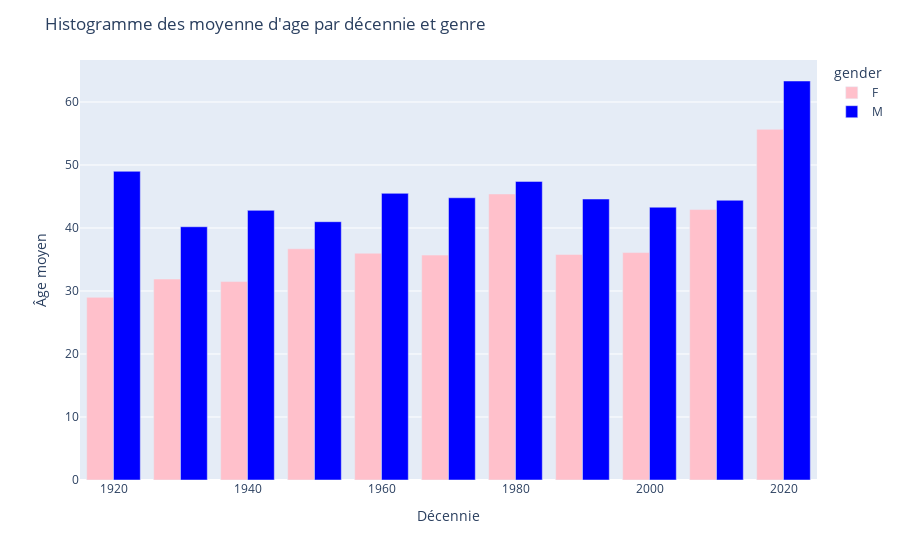

The notebook cell saved with this chart:
### Code cell
import pandas as pd
import plotly.express as px
import numpy as np


# 1. Créer une nouvelle colonne pour représenter la décennie
df['decade'] = (df['year'] // 10) * 10

# 2. Calculer l'âge moyen par décennie et par genre
mean_age_by_decade_gender = df.groupby(['decade', 'gender'])['age'].mean().reset_index()

# 3. Tracer un graphique en barres pour chaque décennie et chaque genre avec Plotly Express
fig = px.bar(mean_age_by_decade_gender, x='decade', y='age', color='gender',
             barmode='group', color_discrete_map={'M': 'blue', 'F': 'pink'})


# Ajouter des étiquettes
fig.update_layout(title="Histogramme des age moyens par genre et decenies",
                  xaxis_title="Décennie", yaxis_title="Âge moyen")

# Afficher le graphique interactif
fig.show()

### Figure 1 — Plotly figure (JSON) as saved in the notebook; plotly's stock layout.template omitted (floating-point values rounded to 4 significant figures)
{"data": [{"alignmentgroup": "True", "hovertemplate": "gender=F<br>decade=%{x}<br>age=%{y}<extra></extra>", "legendgroup": "F", "marker": {"color": "pink", "pattern": {"shape": ""}}, "name": "F", "offsetgroup": "F", "orientation": "v", "showlegend": true, "textposition": "auto", "type": "bar", "x": [1920, 1930, 1940, 1950, 1960, 1970, 1980, 1990, 2000, 2010, 2020], "xaxis": "x", "y": [29, 31.9, 31.5, 36.7, 36, 35.7, 45.4, 35.8, 36.1, 42.93, 55.67], "yaxis": "y"}, {"alignmentgroup": "True", "hovertemplate": "gender=M<br>decade=%{x}<br>age=%{y}<extra></extra>", "legendgroup": "M", "marker": {"color": "blue", "pattern": {"shape": ""}}, "name": "M", "offsetgroup": "M", "orientation": "v", "showlegend": true, "textposition": "auto", "type": "bar", "x": [1920, 1930, 1940, 1950, 1960, 1970, 1980, 1990, 2000, 2010, 2020], "xaxis": "x", "y": [49, 40.2, 42.8, 41, 45.5, 44.8, 47.4, 44.6, 43.3, 44.4, 63.33], "yaxis": "y"}], "layout": {"autosize": true, "barmode": "group", "legend": {"title": {"text": "gender"}, "tracegroupgap": 0}, "margin": {"t": 60}, "title": {"text": "Histogramme des moyenne d'age par décennie et genre"}, "xaxis": {"anchor": "y", "autorange": true, "domain": [0, 1], "range": [1915, 2025], "title": {"text": "Décennie"}, "type": "linear"}, "yaxis": {"anchor": "x", "autorange": true, "domain": [0, 1], "range": [0, 66.67], "title": {"text": "Âge moyen"}, "type": "linear"}}}
